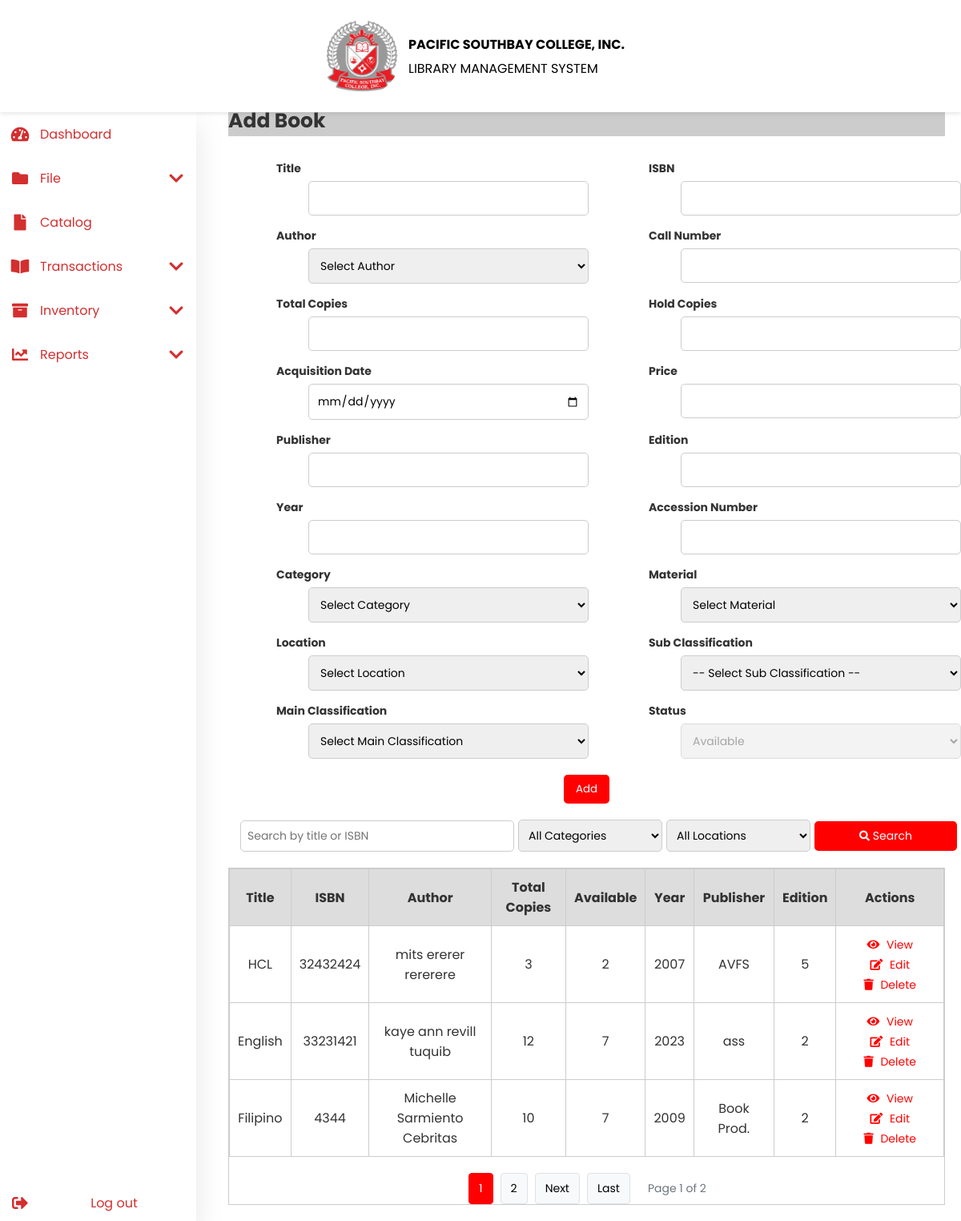
Page /book.php on the earlier database version.
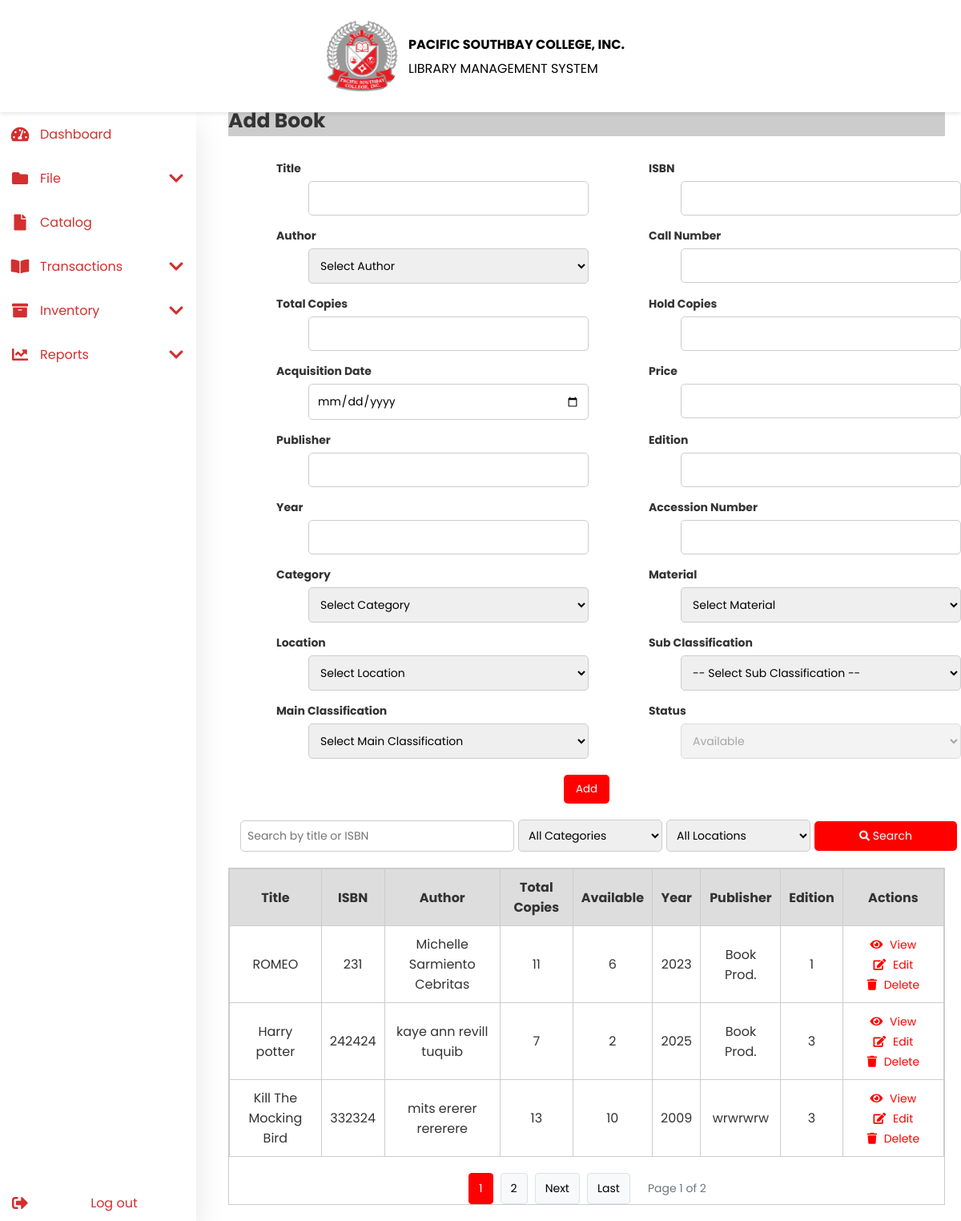
Same page on the later database version.
### tables this page shows
CREATE TABLE `book` (
  `BookID` int(11) NOT NULL,
  `Title` varchar(255) NOT NULL,
  `ISBN` varchar(50) NOT NULL,
  `AuthorID` int(11) NOT NULL,
  `CategoryID` int(11) NOT NULL,
  `MaterialID` int(11) NOT NULL,
  `LocationID` int(11) NOT NULL,
  `MainClassificationID` int(11) NOT NULL,
  `SubClassificationID` int(11) NOT NULL,
  `CallNumber` varchar(50) DEFAULT NULL,
  `TotalCopies` int(11) NOT NULL DEFAULT 0,
  `HoldCopies` int(11) NOT NULL DEFAULT 0,
  `AcquisitionDate` date NOT NULL,
  `Price` decimal(10,2) DEFAULT NULL,
  `Publisher` varchar(255) DEFAULT NULL,
  `Edition` varchar(50) DEFAULT NULL,
  `Year` year(4) DEFAULT NULL,
  `AccessionNumber` varchar(50) DEFAULT NULL,
  `Status` enum('Available','Unavailable') GENERATED ALWAYS AS (case when `TotalCopies` - `HoldCopies` > 0 then 'Available' else 'Unavailable' end) STORED,
  `CreatedAt` timestamp NOT NULL DEFAULT current_timestamp(),
  `UpdatedAt` timestamp NOT NULL DEFAULT current_timestamp() ON UPDATE current_timestamp(),
  `CanBorrow` tinyint(1) DEFAULT 1,
  `MaxBorrow` int(11) DEFAULT NULL
);

### book.php (the view, shortened to what the changed rows need)
<?php
include('header.php');
include('navbar.php');
include('db.php');
$records_per_page = 3;
$page = isset($_GET['page']) ? (int)$_GET['page'] : 1;
$offset = ($page - 1) * $records_per_page;
$where = "WHERE 1=1";
$count_sql = "
    SELECT COUNT(*) AS total
    FROM book b
    LEFT JOIN authors a ON b.AuthorID = a.AuthorID
    LEFT JOIN location l ON b.LocationID = l.LocationID
    LEFT JOIN mainclassification mc ON b.MainClassificationID = mc.MainClassificationID
    LEFT JOIN subclassification sc ON b.SubClassificationID = sc.SubClassificationID
    $where
";
$total_records = $conn->query($count_sql)->fetch_assoc()['total'];
$total_pages = ceil($total_records / $records_per_page);
$sql = "
    SELECT
        b.*,
        CONCAT(a.FirstName, ' ', a.MiddleName, ' ', a.LastName) AS AuthorName,
        l.LocationName,
        mc.Description AS MainClassificationName,
        sc.Description AS SubClassificationName,
        cat.CategoryName,
        mat.MaterialName
    FROM book b
    LEFT JOIN authors a ON b.AuthorID = a.AuthorID
    LEFT JOIN location l ON b.LocationID = l.LocationID
    LEFT JOIN mainclassification mc ON b.MainClassificationID = mc.MainClassificationID
    LEFT JOIN subclassification sc ON b.SubClassificationID = sc.SubClassificationID
    LEFT JOIN category cat ON b.CategoryID = cat.CategoryID
    LEFT JOIN material mat ON b.MaterialID = mat.MaterialID
    $where
    LIMIT $offset, $records_per_page
";
$books = $conn->query($sql)->fetch_all(MYSQLI_ASSOC);
?>
<div class="content">
    <h2>Add Book</h2>
    <div class="table-container">
        <table>
            <thead>
                <tr>
                    <th>Title</th>
                    <th>ISBN</th>
                    <th>Author</th>
                    <th>Total Copies</th>
                    <th>Available</th>
                    <th>Year</th>
                    <th>Publisher</th>
                    <th>Edition</th>
                    <th>Actions</th>
                </tr>
            </thead>
            <tbody>
                <?php foreach ($books as $book) :
                    $available = $book['TotalCopies'] - $book['HoldCopies'];
                ?>
                    <tr>
                        <td><?= htmlspecialchars($book['Title']) ?></td>
                        <td><?= htmlspecialchars($book['ISBN']) ?></td>
                        <td><?= htmlspecialchars($book['AuthorName']) ?></td>
                        <td><?= htmlspecialchars($book['TotalCopies']) ?></td>
                        <td><?= $available ?></td>
                        <td><?= htmlspecialchars($book['Year']) ?></td>
                        <td><?= htmlspecialchars($book['Publisher']) ?></td>
                        <td><?= htmlspecialchars($book['Edition']) ?></td>
                        <td>
                            <a href="#" class="view" data-id="<?= $book['BookID'] ?>" onclick="viewBook(<?= $book['BookID'] ?>)"><i class="fas fa-eye"></i> View</a>
                            <a href="book.php?edit=<?= $book['BookID'] ?>" class="edit"><i class="fas fa-edit"></i> Edit</a>
                            <a href="book.php?delete=<?= $book['BookID'] ?>" class="delete" onclick="return confirmDelete(<?= $book['BookID'] ?>)"><i class="fas fa-trash"></i> Delete</a>
                        </td>
                    </tr>
                <?php endforeach; ?>
            </tbody>
        </table>
        <?php if ($total_records > $records_per_page): ?>
        <div class="pagination">
            <?php for ($i = max(1, $page - 2); $i <= min($total_pages, $page + 2); $i++): ?>
                <a href="book.php?page=<?= $i ?><?= isset($_GET['search']) ? '&search='.urlencode($_GET['search']) : '' ?><?= isset($_GET['category']) && $_GET['category'] != '' ? '&category='.$_GET['category'] : '' ?><?= isset($_GET['location']) && $_GET['location'] != '' ? '&location='.$_GET['location'] : '' ?>" class="pagination-link<?= $i == $page ? ' active' : '' ?>"><?= $i ?></a>
            <?php endfor; ?>
            <?php if ($page < $total_pages): ?>
                <a href="book.php?page=<?= $page + 1 ?><?= isset($_GET['search']) ? '&search='.urlencode($_GET['search']) : '' ?><?= isset($_GET['category']) && $_GET['category'] != '' ? '&category='.$_GET['category'] : '' ?><?= isset($_GET['location']) && $_GET['location'] != '' ? '&location='.$_GET['location'] : '' ?>" class="pagination-link">Next</a>
                <a href="book.php?page=<?= $total_pages ?><?= isset($_GET['search']) ? '&search='.urlencode($_GET['search']) : '' ?><?= isset($_GET['category']) && $_GET['category'] != '' ? '&category='.$_GET['category'] : '' ?><?= isset($_GET['location']) && $_GET['location'] != '' ? '&location='.$_GET['location'] : '' ?>" class="pagination-link">Last</a>
            <?php endif; ?>
            <div class="page-info">Page <?= $page ?> of <?= $total_pages ?></div>
        </div>
        <?php endif; ?>
    </div>
</div>
<link rel="stylesheet" href="css/book.css">

Differences in the rows shown:
removed book: Title "HCL", ISBN "32432424", AuthorName "mits ererer rererere", TotalCopies "3", available "2", Year "2007", Publisher "AVFS", Edition "5"
removed book: Title "English", ISBN "33231421", AuthorName "kaye ann revill tuquib", TotalCopies "12", available "7", Year "2023", Publisher "ass", Edition "2"
removed book: Title "Filipino", ISBN "4344", AuthorName "Michelle Sarmiento Cebritas", TotalCopies "10", available "7", Year "2009", Publisher "Book Prod.", Edition "2"
added book: Title "ROMEO", ISBN "231", AuthorName "Michelle Sarmiento Cebritas", TotalCopies "11", available "6", Year "2023", Publisher "Book Prod.", Edition "1"
added book: Title "Harry potter", ISBN "242424", AuthorName "kaye ann revill tuquib", TotalCopies "7", available "2", Year "2025", Publisher "Book Prod.", Edition "3"
added book: Title "Kill The Mocking Bird", ISBN "332324", AuthorName "mits ererer rererere", TotalCopies "13", available "10", Year "2009", Publisher "wrwrwrw", Edition "3"
